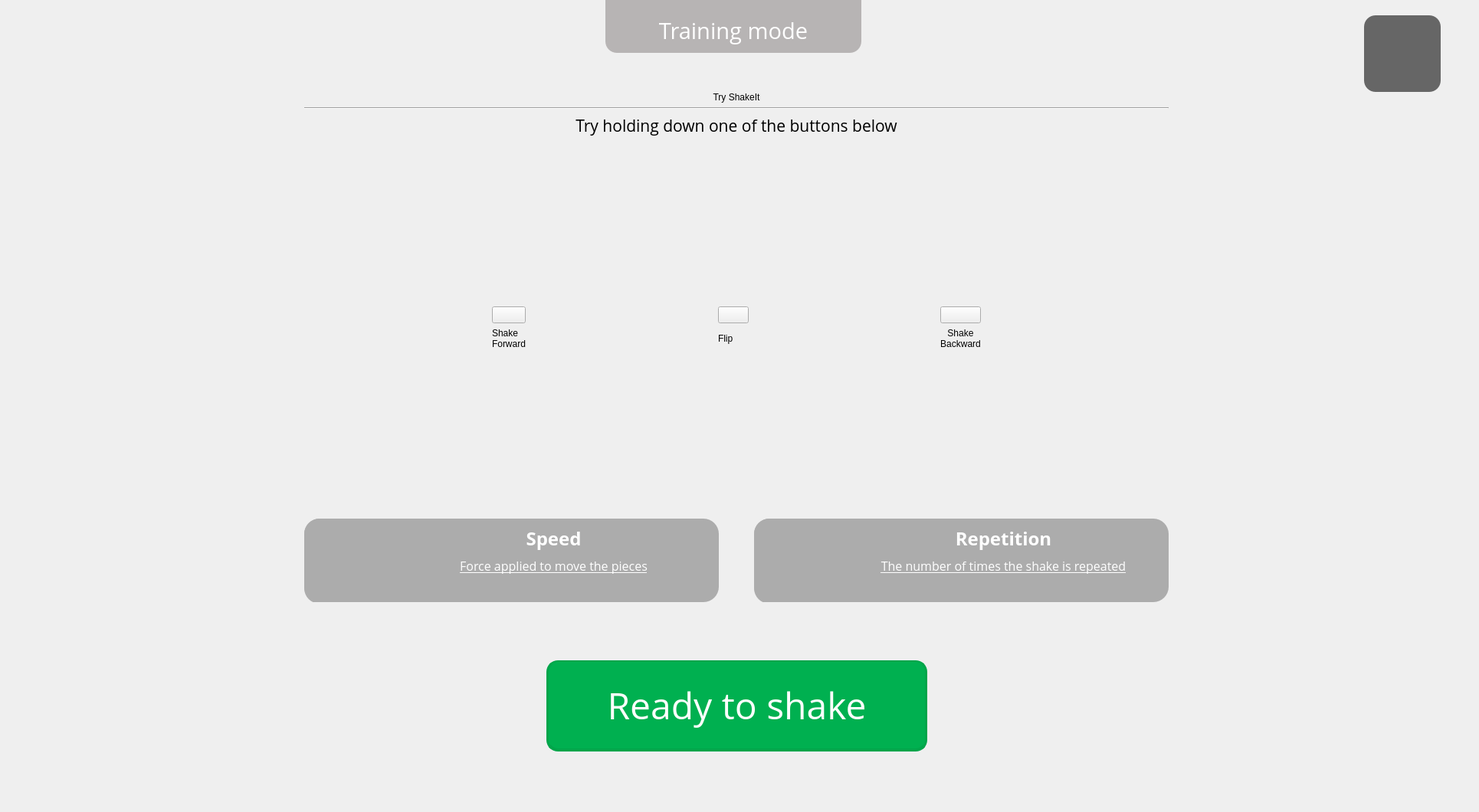
   <widget class="QWidget" name="page2try">
    <property name="styleSheet">
     <string notr="true">.testbutton{
	background-color: rgb(102, 102, 102);
	border-radius: 20px;
	border-top: 1.5px solid  rgb(80, 80, 80);
	border-left: 3px solid  rgb(80, 80, 80);
	border-right: 3px solid  rgb(80, 80, 80);
	border-bottom: 4px solid  rgb(80, 80, 80);

	width: 125px;
	height: 125px;
	padding: 20px;
}

.testbutton:pressed{
	background-color: rgb(85, 85, 85);
	border-bottom:1.5px solid  rgb(62, 62, 62);
	border-left: 3px solid   rgb(62, 62, 62);
	border-right: 3px solid  rgb(62, 62, 62);
	border-top: 4px solid rgb(62, 62, 62);
 }





</string>
    </property>
    <property name="class" stdset="0">
     <string>background</string>
    </property>
    <widget class="QWidget" name="horizontalLayoutWidget_4">
     <property name="geometry">
      <rect>
       <x>0</x>
       <y>120</y>
       <width>1921</width>
       <height>931</height>
      </rect>
     </property>
     <layout class="QHBoxLayout" name="horizontalLayout_8">
      <item>
       <spacer name="horizontalSpacer_11">
        <property name="orientation">
         <enum>Qt::Horizontal</enum>
        </property>
        <property name="sizeHint" stdset="0">
         <size>
          <width>40</width>
          <height>20</height>
         </size>
        </property>
       </spacer>
      </item>
      <item>
       <layout class="QVBoxLayout" name="verticalLayout_2">
        <item>
         <widget class="QLabel" name="label_19">
          <property name="styleSheet">
           <string notr="true">font: 48pt &quot;Open Sans&quot;;</string>
          </property>
          <property name="text">
           <string>Try ShakeIt</string>
          </property>
          <property name="alignment">
           <set>Qt::AlignCenter</set>
          </property>
         </widget>
        </item>
        <item>
         <widget class="Line" name="line">
          <property name="orientation">
           <enum>Qt::Horizontal</enum>
          </property>
         </widget>
        </item>
        <item>
         <widget class="QLabel" name="label">
          <property name="font">
           <font>
            <family>Open Sans</family>
            <pointsize>16</pointsize>
            <italic>false</italic>
           </font>
          </property>
          <property name="text">
           <string>Try holding down one of the buttons below</string>
          </property>
          <property name="alignment">
           <set>Qt::AlignCenter</set>
          </property>
         </widget>
        </item>
        <item>
         <spacer name="verticalSpacer_6">
          <property name="orientation">
           <enum>Qt::Vertical</enum>
          </property>
          <property name="sizeHint" stdset="0">
           <size>
            <width>20</width>
            <height>40</height>
           </size>
          </property>
         </spacer>
        </item>
        <item>
         <layout class="QHBoxLayout" name="horizontalLayout_10">
          <item>
           <spacer name="horizontalSpacer_18">
            <property name="orientation">
             <enum>Qt::Horizontal</enum>
            </property>
            <property name="sizeHint" stdset="0">
             <size>
              <width>40</width>
              <height>20</height>
             </size>
            </property>
           </spacer>
          </item>
          <item>
           <layout class="QVBoxLayout" name="verticalLayout_5">
            <item>
             <widget class="QPushButton" name="buttonforward">
              <property name="styleSheet">
               <string notr="true">image: url(resources/forwardicon.png);</string>
              </property>
              <property name="text">
               <string/>
              </property>
              <property name="class" stdset="0">
               <string>testbutton</string>
              </property>
             </widget>
            </item>
            <item>
             <widget class="QLabel" name="label_16">
              <property name="maximumSize">
               <size>
                <width>165</width>
                <height>16777215</height>
               </size>
              </property>
              <property name="styleSheet">
               <string notr="true">font: bold 18pt &quot;Open Sans&quot;;
qproperty-alignment: AlignCenter;</string>
              </property>
              <property name="text">
               <string>Shake Forward</string>
              </property>
              <property name="wordWrap">
               <bool>true</bool>
              </property>
             </widget>
            </item>
           </layout>
          </item>
          <item>
           <spacer name="horizontalSpacer_15">
            <property name="orientation">
             <enum>Qt::Horizontal</enum>
            </property>
            <property name="sizeHint" stdset="0">
             <size>
              <width>40</width>
              <height>20</height>
             </size>
            </property>
           </spacer>
          </item>
          <item>
           <layout class="QVBoxLayout" name="verticalLayout_4">
            <item>
             <widget class="QPushButton" name="buttonFlip">
              <property name="minimumSize">
               <size>
                <width>0</width>
                <height>0</height>
               </size>
              </property>
              <property name="styleSheet">
               <string notr="true">image: url(resources/flipicon.png);
</string>
              </property>
              <property name="text">
               <string/>
              </property>
              <property name="class" stdset="0">
               <string>testbutton</string>
              </property>
             </widget>
            </item>
            <item>
             <widget class="QLabel" name="label_15">
              <property name="styleSheet">
               <string notr="true">font: bold 18pt &quot;Open Sans&quot;;
qproperty-alignment: AlignCenter;</string>
              </property>
              <property name="text">
               <string>Flip</string>
              </property>
             </widget>
            </item>
           </layout>
          </item>
          <item>
           <spacer name="horizontalSpacer_16">
            <property name="orientation">
             <enum>Qt::Horizontal</enum>
            </property>
            <property name="sizeHint" stdset="0">
             <size>
              <width>40</width>
              <height>20</height>
             </size>
            </property>
           </spacer>
          </item>
          <item>
           <layout class="QVBoxLayout" name="verticalLayout_3">
            <property name="sizeConstraint">
             <enum>QLayout::SetDefaultConstraint</enum>
            </property>
            <item>
             <widget class="QPushButton" name="buttonback">
              <property name="styleSheet">
               <string notr="true">image: url(resources/backicon.png);
</string>
              </property>
              <property name="text">
               <string/>
              </property>
              <property name="class" stdset="0">
               <string>testbutton</string>
              </property>
             </widget>
            </item>
            <item>
             <widget class="QLabel" name="label_14">
              <property name="maximumSize">
               <size>
                <width>165</width>
                <height>16777215</height>
               </size>
              </property>
              <property name="styleSheet">
               <string notr="true">font: bold 18pt &quot;Open Sans&quot;;
qproperty-alignment: AlignCenter;</string>
              </property>
              <property name="text">
               <string>Shake Backward</string>
              </property>
              <property name="textFormat">
               <enum>Qt::AutoText</enum>
              </property>
              <property name="scaledContents">
               <bool>false</bool>
              </property>
              <property name="alignment">
               <set>Qt::AlignCenter</set>
              </property>
              <property name="wordWrap">
               <bool>true</bool>
              </property>
             </widget>
            </item>
           </layout>
          </item>
          <item>
           <spacer name="horizontalSpacer_17">
            <property name="orientation">
             <enum>Qt::Horizontal</enum>
            </property>
            <property name="sizeType">
             <enum>QSizePolicy::Expanding</enum>
            </property>
            <property name="sizeHint" stdset="0">
             <size>
              <width>40</width>
              <height>20</height>
             </size>
            </property>
           </spacer>
          </item>
         </layout>
        </item>
        <item>
         <spacer name="verticalSpacer_5">
          <property name="orientation">
           <enum>Qt::Vertical</enum>
          </property>
          <property name="sizeHint" stdset="0">
           <size>
            <width>20</width>
            <height>40</height>
           </size>
          </property>
         </spacer>
        </item>
        <item>
         <layout class="QHBoxLayout" name="horizontalLayout_9">
          <item>
           <widget class="QFrame" name="frame_3">
            <property name="minimumSize">
             <size>
              <width>541</width>
              <height>109</height>
             </size>
            </property>
            <property name="styleSheet">
             <string notr="true">QFrame{
	background-color: rgb(172, 172, 172);
	border-radius: 20px;
}

.icons{
	padding: 15px;
	margin: 10px;
	background-color: rgb(102, 102, 102);
	border-radius: 15px;
}</string>
            </property>
            <property name="frameShape">
             <enum>QFrame::StyledPanel</enum>
            </property>
            <property name="frameShadow">
             <enum>QFrame::Raised</enum>
            </property>
            <widget class="QLabel" name="label_8">
             <property name="geometry">
              <rect>
               <x>0</x>
               <y>0</y>
               <width>121</width>
               <height>111</height>
              </rect>
             </property>
             <property name="text">
              <string/>
             </property>
             <property name="pixmap">
              <pixmap>resources/speedicon.png</pixmap>
             </property>
             <property name="scaledContents">
              <bool>true</bool>
             </property>
             <property name="class" stdset="0">
              <string>icons</string>
             </property>
            </widget>
            <widget class="QLabel" name="label_9">
             <property name="geometry">
              <rect>
               <x>120</x>
               <y>10</y>
               <width>411</width>
               <height>31</height>
              </rect>
             </property>
             <property name="font">
              <font>
               <family>Open Sans</family>
               <pointsize>18</pointsize>
               <weight>75</weight>
               <bold>true</bold>
              </font>
             </property>
             <property name="styleSheet">
              <string notr="true">color: rgb(255, 255, 255);</string>
             </property>
             <property name="text">
              <string>Speed</string>
             </property>
             <property name="alignment">
              <set>Qt::AlignCenter</set>
             </property>
            </widget>
            <widget class="QLabel" name="label_10">
             <property name="geometry">
              <rect>
               <x>120</x>
               <y>50</y>
               <width>411</width>
               <height>41</height>
              </rect>
             </property>
             <property name="font">
              <font>
               <family>Open Sans</family>
               <pointsize>12</pointsize>
               <weight>50</weight>
               <bold>false</bold>
               <underline>true</underline>
              </font>
             </property>
             <property name="styleSheet">
              <string notr="true">color: rgb(255, 255, 255);</string>
             </property>
             <property name="text">
              <string>Force applied to move the pieces</string>
             </property>
             <property name="alignment">
              <set>Qt::AlignHCenter|Qt::AlignTop</set>
             </property>
            </widget>
           </widget>
          </item>
          <item>
           <spacer name="horizontalSpacer_12">
            <property name="orientation">
             <enum>Qt::Horizontal</enum>
            </property>
            <property name="sizeHint" stdset="0">
             <size>
              <width>40</width>
              <height>20</height>
             </size>
            </property>
           </spacer>
          </item>
          <item>
           <widget class="QFrame" name="frame_4">
            <property name="minimumSize">
             <size>
              <width>541</width>
              <height>109</height>
             </size>
            </property>
            <property name="styleSheet">
             <string notr="true">QFrame{
	background-color: rgb(172, 172, 172);
	border-radius: 20px;
}

.icons{
	padding: 15px;
	margin: 10px;
	background-color: rgb(102, 102, 102);
	border-radius: 15px;
}</string>
            </property>
            <property name="frameShape">
             <enum>QFrame::StyledPanel</enum>
            </property>
            <property name="frameShadow">
             <enum>QFrame::Raised</enum>
            </property>
            <widget class="QLabel" name="label_11">
             <property name="geometry">
              <rect>
               <x>0</x>
               <y>0</y>
               <width>121</width>
               <height>111</height>
              </rect>
             </property>
             <property name="text">
              <string/>
             </property>
             <property name="pixmap">
              <pixmap>resources/repicon.png</pixmap>
             </property>
             <property name="scaledContents">
              <bool>true</bool>
             </property>
             <property name="class" stdset="0">
              <string>icons</string>
             </property>
            </widget>
            <widget class="QLabel" name="label_12">
             <property name="geometry">
              <rect>
               <x>120</x>
               <y>10</y>
               <width>411</width>
               <height>31</height>
              </rect>
             </property>
             <property name="font">
              <font>
               <family>Open Sans</family>
               <pointsize>18</pointsize>
               <weight>75</weight>
               <bold>true</bold>
              </font>
             </property>
             <property name="styleSheet">
              <string notr="true">color: rgb(255, 255, 255);</string>
             </property>
             <property name="text">
              <string>Repetition</string>
             </property>
             <property name="alignment">
              <set>Qt::AlignCenter</set>
             </property>
            </widget>
            <widget class="QLabel" name="label_13">
             <property name="geometry">
              <rect>
               <x>120</x>
               <y>50</y>
               <width>411</width>
               <height>41</height>
              </rect>
             </property>
             <property name="font">
              <font>
               <family>Open Sans</family>
               <pointsize>12</pointsize>
               <weight>50</weight>
               <bold>false</bold>
               <underline>true</underline>
              </font>
             </property>
             <property name="styleSheet">
              <string notr="true">color: rgb(255, 255, 255);</string>
             </property>
             <property name="text">
              <string>The number of times the shake is repeated</string>
             </property>
             <property name="alignment">
              <set>Qt::AlignHCenter|Qt::AlignTop</set>
             </property>
             <property name="wordWrap">
              <bool>true</bool>
             </property>
            </widget>
           </widget>
          </item>
         </layout>
        </item>
        <item>
         <layout class="QHBoxLayout" name="horizontalLayout_6">
          <item>
           <spacer name="horizontalSpacer_14">
            <property name="orientation">
             <enum>Qt::Horizontal</enum>
            </property>
            <property name="sizeHint" stdset="0">
             <size>
              <width>40</width>
              <height>20</height>
             </size>
            </property>
           </spacer>
          </item>
          <item>
           <widget class="QPushButton" name="buttonReady">
            <property name="minimumSize">
             <size>
              <width>491</width>
              <height>113</height>
             </size>
            </property>
            <property name="font">
             <font>
              <family>Open Sans</family>
              <pointsize>36</pointsize>
             </font>
            </property>
            <property name="styleSheet">
             <string notr="true">QPushButton{
	margin: 70 px;
	height: 113px;
	width: 491;

	background-color: rgb(0, 176, 80);
	color: rgb(255, 255, 255);
	border-radius: 15px;
	border-top: 1.5px solid rgb(0, 165, 74);
	border-left: 3px solid  rgb(0, 165, 74);
	border-right: 3px solid  rgb(0, 165, 74);
	border-bottom: 4px solid  rgb(0, 165, 74);
}

QPushButton:pressed{
	background-color: rgb(0, 152, 68);
	border-bottom:1.5px solid rgb(0, 131, 59);
	border-left: 3px solid rgb(0, 131, 59);
	border-right: 3px solid rgb(0, 131, 59);
	border-top: 4px solid rgb(0, 131, 59);
}</string>
            </property>
            <property name="text">
             <string>Ready to shake</string>
            </property>
           </widget>
          </item>
          <item>
           <spacer name="horizontalSpacer_13">
            <property name="orientation">
             <enum>Qt::Horizontal</enum>
            </property>
            <property name="sizeHint" stdset="0">
             <size>
              <width>40</width>
              <height>20</height>
             </size>
            </property>
           </spacer>
          </item>
         </layout>
        </item>
       </layout>
      </item>
      <item>
       <layout class="QVBoxLayout" name="verticalLayout_11">
        <item>
         <spacer name="horizontalSpacer_10">
          <property name="orientation">
           <enum>Qt::Horizontal</enum>
          </property>
          <property name="sizeHint" stdset="0">
           <size>
            <width>40</width>
            <height>20</height>
           </size>
          </property>
         </spacer>
        </item>
       </layout>
      </item>
     </layout>
    </widget>
    <widget class="QPushButton" name="buttonExit_2">
     <property name="geometry">
      <rect>
       <x>1780</x>
       <y>20</y>
       <width>100</width>
       <height>100</height>
      </rect>
     </property>
     <property name="minimumSize">
      <size>
       <width>100</width>
       <height>100</height>
      </size>
     </property>
     <property name="maximumSize">
      <size>
       <width>100</width>
       <height>100</height>
      </size>
     </property>
     <property name="styleSheet">
      <string notr="true">background-color: rgb(102, 102, 102);
border-radius: 15px;
image: url(&quot;resources/exiticon.png&quot;);</string>
     </property>
     <property name="text">
      <string/>
     </property>
    </widget>
    <widget class="QLabel" name="label_18">
     <property name="geometry">
      <rect>
       <x>790</x>
       <y>0</y>
       <width>334</width>
       <height>69</height>
      </rect>
     </property>
     <property name="font">
      <font>
       <family>Open Sans</family>
       <pointsize>22</pointsize>
      </font>
     </property>
     <property name="styleSheet">
      <string notr="true">QLabel {
	background-color: rgb(183, 180, 180);
	color: rgb(255, 255, 255);
	border-width: 5px;
	border-bottom-left-radius: 15px;
	border-bottom-right-radius: 15px;

	padding-left: 50px;
	padding-right: 50px;
	padding-top: 20 px;
	padding-bottom: 10px;
}</string>
     </property>
     <property name="text">
      <string>Training mode</string>
     </property>
     <property name="alignment">
      <set>Qt::AlignCenter</set>
     </property>
    </widget>
   </widget>
